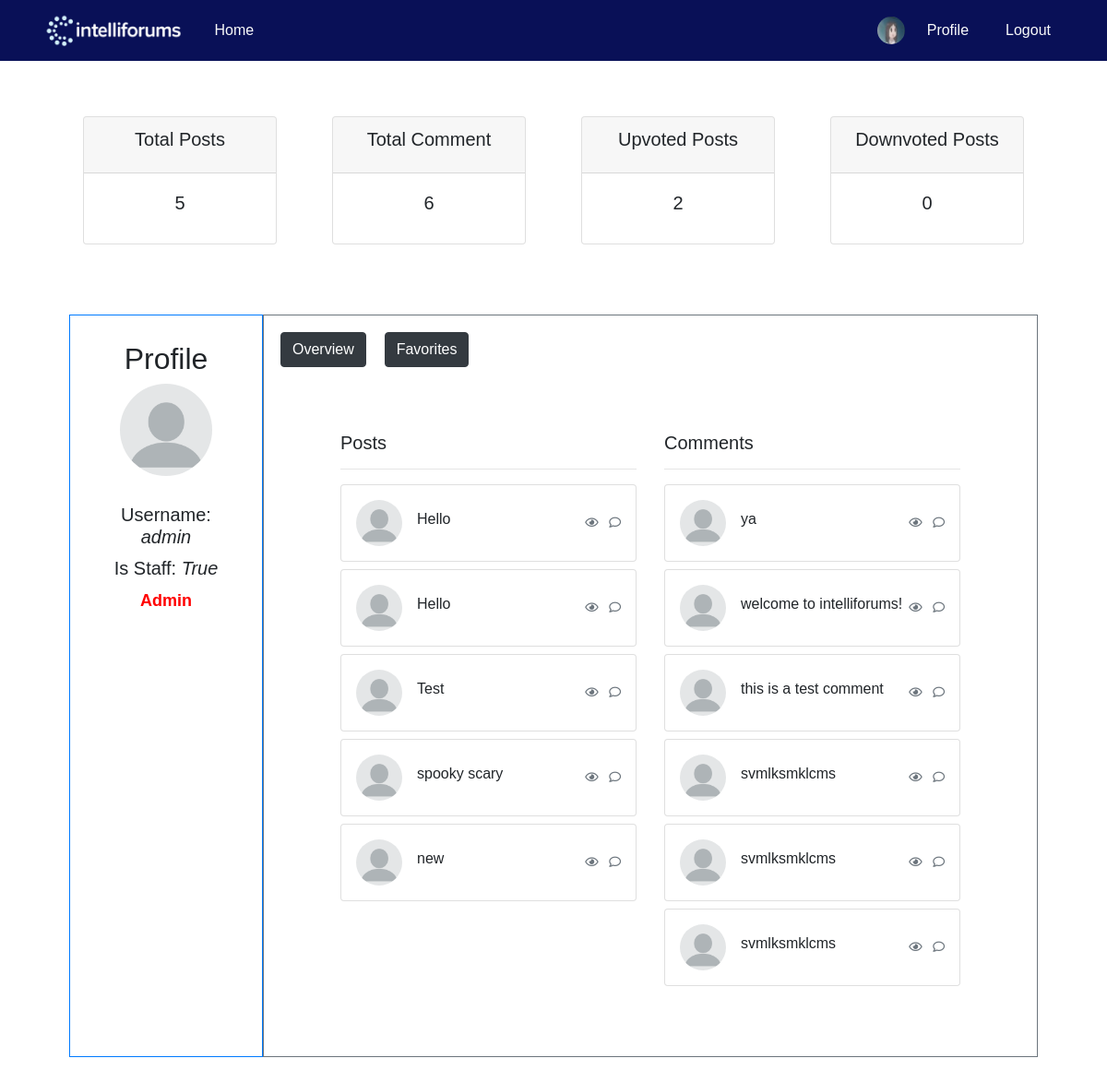
Page /profile/1/ (signed in) on the committed database.
### blog/models.py (models this page shows, shortened)
class User(AbstractBaseUser, PermissionsMixin):
    username = models.CharField(max_length=100, unique=True)
    picture = models.ImageField(
        upload_to='profile/',
        default='profile/blank-profile-picture-973460_128012234212.png',
        blank=True,
    )
    is_active = models.BooleanField(default=True)
    is_staff = models.BooleanField(default=False)
    is_banned = models.BooleanField(default=False)
    USERNAME_FIELD = 'username'
    objects = UserManager()

class UserPost(models.Model):
    post_ref = models.ForeignKey(Post, on_delete=models.CASCADE)
    user_ref = models.ForeignKey(User, on_delete=models.CASCADE)
    is_deleted = models.BooleanField(default=False)

class Post(models.Model):
    user_ref = models.ForeignKey(User, on_delete=models.CASCADE)
    title = models.CharField(max_length=100)
    content = models.TextField(blank=True, null=True)
    created_at = models.DateField(auto_now_add=True)
    image = models.ImageField(upload_to=upload_path, blank=True, null=True)

class User_UserPost(models.Model):
    user_post_ref = models.ForeignKey(UserPost, on_delete=models.CASCADE)
    user_ref = models.ForeignKey(User, on_delete=models.CASCADE)
    class Meta:
        abstract = True

class Comment(User_UserPost):
    content = models.TextField(blank=True, null=True)
    created_at = models.DateTimeField(auto_now_add=True)
    image = models.ImageField(upload_to=upload_path, blank=True, null=True)

### blog/views.py (the view)
# urls.py: path('profile/<int:pk>/', views.render_profile, name='profile'),
@deprecated
@login_required(login_url='login')
def render_profile(request, pk):
    banned_response = banned_propagator(request)
    if banned_response:
        return banned_response
    user = User.objects.get(id=pk)
    user_posts = UserPost.objects.filter(user_ref__id=pk, is_deleted=False)
    deleted_user_posts = UserPost.objects.filter(
        user_ref__id=pk, is_deleted=True)
    user_comments = Comment.objects.filter(user_ref__id=pk)
    user_favorites = FavoritePost.objects.filter(
        user_ref__id=pk, user_post_ref__is_deleted=False)
    user_upvotes = VotePost.objects.filter(user_ref__id=pk, is_upvote=True)
    user_downvotes = VotePost.objects.filter(user_ref__id=pk, is_upvote=False)
    return render(request, 'profile.html', {
        'user_posts': user_posts,
        'user_comments': user_comments,
        'user_favorites': user_favorites,
        'deleted_user_posts': deleted_user_posts,
        'user': user,
        'current_user': request.user,
        'user_downvotes': user_downvotes,
        'user_upvotes': user_upvotes
    })

### blog/views.py (called while the page is built)
def banned_propagator(request):
    if request.user.is_authenticated and request.user.bans_received.exists():
        userban = request.user.bans_received.first()
        return render(request, 'banned.html', {
            'userban': userban,
        })
    return None

### blog/templates/profile.html (shortened to what this page needs)
<!DOCTYPE html>
<html lang="en">
<head>
    {% load static %}
    <link rel="stylesheet" href="{% static 'blog/css/profile.css' %}">
</head>
<body>
    {% include 'header.html' %}
        {% include 'Profile/profile_count.html' %}
        <div class="container-fluid">
            <div class="row d-flex">
                <div class="left-column p-2 border border-primary" style="flex: 0 0 20%; max-width: 20%;">
                    <div class="profile-container">
                        <h2>Profile</h2>
                        <img src="{{ user.picture.url }}" alt="Profile Picture" class="profile-pic" style="height: 100px; " onclick="window.location.href='{{ user.picture.url }}'">
                        <div class="profile-info">
                            <h5>Username: <i>{{ user.username }}</i></h5>
                            <h5>Is Staff: <i>{{ user.is_staff }}</i></h5>
                            {% if user.is_staff == True %}
                                <p style="color: red; font-weight: bold; font-size: 18px;">Admin</p>
                            {% endif %}
                        </div>
                    </div>
                </div>
                <div class="col p-2 border border-secondary">
                    <div style="display: flex;">
                        <button id="showOverview" class="btn btn-dark" style="margin: 10px;">Overview</button>
                        <button id="showFavorites" class="btn btn-dark" style="margin: 10px;">Favorites</button>
                    </div>
                    <div id="OverviewDashboard" style="display: block;">
                        {% include 'Profile/profile_dashboard.html' %}
                     </div>
                </div>
            </div>
        </div>
</body>
</html>

### blog/templates/header.html (shortened to what this page needs)
<!DOCTYPE html>
<html lang="en">
<head>
    {% load static %}
    <link rel="stylesheet" href="https://cdn.jsdelivr.net/npm/bootstrap@4.1.3/dist/css/bootstrap.min.css">
    <link rel="stylesheet" href="https://cdnjs.cloudflare.com/ajax/libs/font-awesome/5.12.0-2/css/all.min.css" />
    <link rel="stylesheet" href="{% static 'blog/css/global.css' %}">
</head>
<body>
    <link rel="stylesheet" href="{% static 'blog/css/header.css' %}">
    <nav class="navbar">
        <div class="container d-flex justify-content-between align-items-center">
            <div class="d-flex align-items-center">
                <img src="{% static 'images/logo.png' %}" alt="Logo" style="max-height:50px;">
                <a class="nav-link text-light ml-3" href="/">Home</a>
            </div>
            <div class="d-flex align-items-center">
            {% if current_user %}
                {% if current_user.is_authenticated %}
                    <img src="{{ current_user.picture.url }}" alt="Profile Picture" class="profile-img" style="height:30px;width:30px;border-radius:50%;">
                    <a class="nav-link text-light ml-2" href="/profile/{{current_user.id}}">Profile</a>
                    <a class="nav-link text-light ml-2" href="{% url 'logout' %}">Logout</a>
                {% else %}
                    <a class="nav-link text-light" href="/login/">Login</a>
                    <a class="nav-link text-light ml-2" href="/register/">Register</a>
                {% endif %}
            {% endif %}
            </div>
        </div>
    </nav>
</body>
</html>

### blog/templates/Profile/profile_dashboard.html
<div class="row">
    <div class="col-lg">
        <h5>Posts</h5>
        <hr>
        {% for user_post in user_posts %}
        <div class="card mb-2" onclick="window.location.href = '/post_detail/{{ user_post.id }}/1/'">
            <div class="card-body p-2 p-sm-3">
                <div class="media forum-item">
                    <a href="#" data-toggle="collapse" data-target=".forum-content"><img src="/media/{{ user_post.user_ref.picture }}" class="mr-3 rounded-circle" width="50" alt="User" /></a>
                    <div class="media-body align-self-center">
                        <h6><a href="#" data-toggle="collapse" data-target=".forum-content" class="text-body">{{ user_post.post_ref.title }}</a></h6>
                    </div>
                    <div class="text-muted small text-center align-self-center">
                        <span class="d-none d-sm-inline-block favorite-views" data-value="{{ user_post.id }}"><i class="far fa-eye"></i></span>
                        <span class="favorite-comments-num" data-value="{{ user_post.id }}"><i class="far fa-comment ml-2"></i></span>
                    </div>
                </div>
            </div>
        </div>
        {% endfor %}
    </div>
    <div class="col-lg">
        <h5>Comments</h5>
        <hr>
        {% for user_comment in user_comments %}
        <div class="card mb-2">
            <div class="card-body p-2 p-sm-3">
                <div class="media forum-item">
                    <a href="#" data-toggle="collapse" data-target=".forum-content"><img src="/media/{{ user_comment.user_ref.picture }}" class="mr-3 rounded-circle" width="50" alt="User" /></a>
                    <div class="media-body align-self-center">
                        <h6><a href="#" data-toggle="collapse" data-target=".forum-content" class="text-body">{{ user_comment.content }}</a></h6>
                    </div>
                    <div class="text-muted small text-center align-self-center">
                        <span class="d-none d-sm-inline-block"><i class="far fa-eye"></i></span>
                        <span><i class="far fa-comment ml-2"></i></span>
                    </div>
                </div>
            </div>
        </div>
        {% endfor %}
    </div>
</div>

### blog/static/blog/css/profile.css (style rules this page uses)
.profile-container { max-width: 600px; margin: 0 auto; text-align: center; padding: 20px; }
.profile-pic { max-width: 300px; max-height: 300px; border-radius: 50%; margin-bottom: 20px; }
.profile-info h5 { margin: 10px 0; }
h2 { margin-bottom: 30px; }

### blog/static/blog/css/global.css (style rules this page uses)
* { font-family: Verdana, Geneva, Tahoma, sans-serif; }

### blog/static/blog/css/header.css (style rules this page uses)
nav { background-color: #091057; }
.profile-img { max-width: 50px !important; max-height: 50px !important; border-radius: 50% !important; }

### blog/templates/profile.html (style rules this page uses)
.profile-container { max-width: 600px; margin: 0 auto; text-align: center; padding: 20px; }
.profile-pic { max-width: 300px; max-height: 300px; border-radius: 50%; margin-bottom: 20px; }
.profile-info h5 { margin: 10px 0; }
h2 { margin-bottom: 30px; }

### blog/templates/Profile/profile_count.html (style rules this page uses)
.row { margin: 60px; }

### rows in the picture
User: picture (picture)
User: picture (placeholder picture), username "admin", is_staff "True"
UserPost: user_ref.picture (placeholder picture), post_ref "Hello", {{ user_post.id }} 1 (drawn)
UserPost: user_ref.picture (placeholder picture), post_ref "Hello", {{ user_post.id }} 2 (drawn)
UserPost: user_ref.picture (placeholder picture), post_ref "Test", {{ user_post.id }} 3 (drawn)
UserPost: user_ref.picture (placeholder picture), post_ref "spooky scary", {{ user_post.id }} 21 (drawn)
UserPost: user_ref.picture (placeholder picture), post_ref "new", {{ user_post.id }} 28 (drawn)
Comment: user_ref.picture (placeholder picture), content "ya"
Comment: user_ref.picture (placeholder picture), content "welcome to intelliforums!"
Comment: user_ref.picture (placeholder picture), content "this is a test comment"
Comment: user_ref.picture (placeholder picture), content "svmlksmklcms"
Comment: user_ref.picture (placeholder picture), content "svmlksmklcms"
Comment: user_ref.picture (placeholder picture), content "svmlksmklcms"

### other values in the picture
{{ user_posts.count }} "5"
{{ user_comments.count }} "6"
{{ user_upvotes.count }} "2"
{{ user_downvotes.count }} "0"
